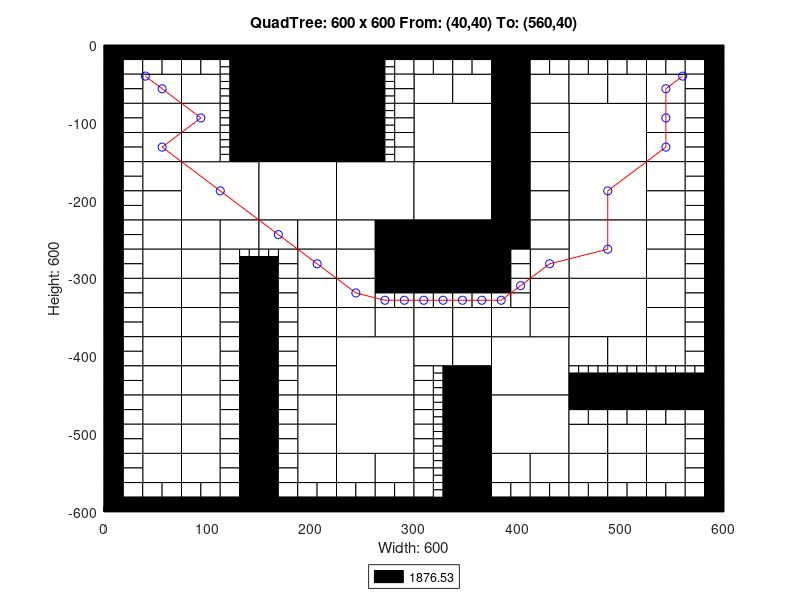

The MATLAB script that drew this image:
axis([0 600 -600 0]);
title('QuadTree: 600 x 600 From: (40,40) To: (560,40)');
xlabel('Width: 600');
ylabel('Height: 600');
rectangle('Position',[150 -75 75 75], 'FaceColor',[0 0 0]);
rectangle('Position',[150 -150 75 75], 'FaceColor',[0 0 0]);
rectangle('Position',[75 -225 75 75], 'FaceColor',[1 1 1]);
rectangle('Position',[150 -225 75 75], 'FaceColor',[1 1 1]);
rectangle('Position',[225 -225 75 75], 'FaceColor',[1 1 1]);
rectangle('Position',[300 -150 75 75], 'FaceColor',[1 1 1]);
rectangle('Position',[450 -150 75 75], 'FaceColor',[1 1 1]);
rectangle('Position',[300 -225 75 75], 'FaceColor',[1 1 1]);
rectangle('Position',[300 -300 75 75], 'FaceColor',[0 0 0]);
rectangle('Position',[450 -225 75 75], 'FaceColor',[1 1 1]);
rectangle('Position',[450 -300 75 75], 'FaceColor',[1 1 1]);
rectangle('Position',[225 -450 75 75], 'FaceColor',[1 1 1]);
rectangle('Position',[225 -525 75 75], 'FaceColor',[1 1 1]);
rectangle('Position',[375 -450 75 75], 'FaceColor',[1 1 1]);
rectangle('Position',[450 -375 75 75], 'FaceColor',[1 1 1]);
rectangle('Position',[375 -525 75 75], 'FaceColor',[1 1 1]);
rectangle('Position',[37.5 -75 37.5 37.5], 'FaceColor',[1 1 1]);
rectangle('Position',[75 -75 37.5 37.5], 'FaceColor',[1 1 1]);
rectangle('Position',[37.5 -112.5 37.5 37.5], 'FaceColor',[1 1 1]);
rectangle('Position',[37.5 -150 37.5 37.5], 'FaceColor',[1 1 1]);
rectangle('Position',[75 -112.5 37.5 37.5], 'FaceColor',[1 1 1]);
rectangle('Position',[75 -150 37.5 37.5], 'FaceColor',[1 1 1]);
rectangle('Position',[225 -37.5 37.5 37.5], 'FaceColor',[0 0 0]);
rectangle('Position',[225 -75 37.5 37.5], 'FaceColor',[0 0 0]);
rectangle('Position',[225 -112.5 37.5 37.5], 'FaceColor',[0 0 0]);
rectangle('Position',[225 -150 37.5 37.5], 'FaceColor',[0 0 0]);
rectangle('Position',[37.5 -187.5 37.5 37.5], 'FaceColor',[1 1 1]);
rectangle('Position',[37.5 -225 37.5 37.5], 'FaceColor',[1 1 1]);
rectangle('Position',[37.5 -262.5 37.5 37.5], 'FaceColor',[1 1 1]);
rectangle('Position',[37.5 -300 37.5 37.5], 'FaceColor',[1 1 1]);
rectangle('Position',[75 -262.5 37.5 37.5], 'FaceColor',[1 1 1]);
rectangle('Position',[112.5 -262.5 37.5 37.5], 'FaceColor',[1 1 1]);
rectangle('Position',[75 -300 37.5 37.5], 'FaceColor',[1 1 1]);
rectangle('Position',[150 -262.5 37.5 37.5], 'FaceColor',[1 1 1]);
rectangle('Position',[187.5 -262.5 37.5 37.5], 'FaceColor',[1 1 1]);
rectangle('Position',[187.5 -300 37.5 37.5], 'FaceColor',[1 1 1]);
rectangle('Position',[225 -262.5 37.5 37.5], 'FaceColor',[1 1 1]);
rectangle('Position',[262.5 -262.5 37.5 37.5], 'FaceColor',[0 0 0]);
rectangle('Position',[225 -300 37.5 37.5], 'FaceColor',[1 1 1]);
rectangle('Position',[262.5 -300 37.5 37.5], 'FaceColor',[0 0 0]);
rectangle('Position',[300 -75 37.5 37.5], 'FaceColor',[1 1 1]);
rectangle('Position',[337.5 -75 37.5 37.5], 'FaceColor',[1 1 1]);
rectangle('Position',[375 -37.5 37.5 37.5], 'FaceColor',[0 0 0]);
rectangle('Position',[375 -75 37.5 37.5], 'FaceColor',[0 0 0]);
rectangle('Position',[412.5 -75 37.5 37.5], 'FaceColor',[1 1 1]);
rectangle('Position',[375 -112.5 37.5 37.5], 'FaceColor',[0 0 0]);
rectangle('Position',[412.5 -112.5 37.5 37.5], 'FaceColor',[1 1 1]);
rectangle('Position',[375 -150 37.5 37.5], 'FaceColor',[0 0 0]);
rectangle('Position',[412.5 -150 37.5 37.5], 'FaceColor',[1 1 1]);
rectangle('Position',[450 -75 37.5 37.5], 'FaceColor',[1 1 1]);
rectangle('Position',[487.5 -75 37.5 37.5], 'FaceColor',[1 1 1]);
rectangle('Position',[525 -75 37.5 37.5], 'FaceColor',[1 1 1]);
rectangle('Position',[525 -112.5 37.5 37.5], 'FaceColor',[1 1 1]);
rectangle('Position',[525 -150 37.5 37.5], 'FaceColor',[1 1 1]);
rectangle('Position',[375 -187.5 37.5 37.5], 'FaceColor',[0 0 0]);
rectangle('Position',[412.5 -187.5 37.5 37.5], 'FaceColor',[1 1 1]);
rectangle('Position',[375 -225 37.5 37.5], 'FaceColor',[0 0 0]);
rectangle('Position',[412.5 -225 37.5 37.5], 'FaceColor',[1 1 1]);
rectangle('Position',[375 -262.5 37.5 37.5], 'FaceColor',[0 0 0]);
rectangle('Position',[412.5 -262.5 37.5 37.5], 'FaceColor',[1 1 1]);
rectangle('Position',[412.5 -300 37.5 37.5], 'FaceColor',[1 1 1]);
rectangle('Position',[525 -187.5 37.5 37.5], 'FaceColor',[1 1 1]);
rectangle('Position',[525 -225 37.5 37.5], 'FaceColor',[1 1 1]);
rectangle('Position',[525 -262.5 37.5 37.5], 'FaceColor',[1 1 1]);
rectangle('Position',[525 -300 37.5 37.5], 'FaceColor',[1 1 1]);
rectangle('Position',[37.5 -337.5 37.5 37.5], 'FaceColor',[1 1 1]);
rectangle('Position',[37.5 -375 37.5 37.5], 'FaceColor',[1 1 1]);
rectangle('Position',[75 -337.5 37.5 37.5], 'FaceColor',[1 1 1]);
rectangle('Position',[75 -375 37.5 37.5], 'FaceColor',[1 1 1]);
rectangle('Position',[37.5 -412.5 37.5 37.5], 'FaceColor',[1 1 1]);
rectangle('Position',[37.5 -450 37.5 37.5], 'FaceColor',[1 1 1]);
rectangle('Position',[75 -412.5 37.5 37.5], 'FaceColor',[1 1 1]);
rectangle('Position',[75 -450 37.5 37.5], 'FaceColor',[1 1 1]);
rectangle('Position',[187.5 -337.5 37.5 37.5], 'FaceColor',[1 1 1]);
rectangle('Position',[187.5 -375 37.5 37.5], 'FaceColor',[1 1 1]);
rectangle('Position',[225 -337.5 37.5 37.5], 'FaceColor',[1 1 1]);
rectangle('Position',[225 -375 37.5 37.5], 'FaceColor',[1 1 1]);
rectangle('Position',[262.5 -375 37.5 37.5], 'FaceColor',[1 1 1]);
rectangle('Position',[187.5 -412.5 37.5 37.5], 'FaceColor',[1 1 1]);
rectangle('Position',[187.5 -450 37.5 37.5], 'FaceColor',[1 1 1]);
rectangle('Position',[37.5 -487.5 37.5 37.5], 'FaceColor',[1 1 1]);
rectangle('Position',[37.5 -525 37.5 37.5], 'FaceColor',[1 1 1]);
rectangle('Position',[75 -487.5 37.5 37.5], 'FaceColor',[1 1 1]);
rectangle('Position',[75 -525 37.5 37.5], 'FaceColor',[1 1 1]);
rectangle('Position',[37.5 -562.5 37.5 37.5], 'FaceColor',[1 1 1]);
rectangle('Position',[75 -562.5 37.5 37.5], 'FaceColor',[1 1 1]);
rectangle('Position',[187.5 -487.5 37.5 37.5], 'FaceColor',[1 1 1]);
rectangle('Position',[187.5 -525 37.5 37.5], 'FaceColor',[1 1 1]);
rectangle('Position',[187.5 -562.5 37.5 37.5], 'FaceColor',[1 1 1]);
rectangle('Position',[225 -562.5 37.5 37.5], 'FaceColor',[1 1 1]);
rectangle('Position',[262.5 -562.5 37.5 37.5], 'FaceColor',[1 1 1]);
rectangle('Position',[300 -375 37.5 37.5], 'FaceColor',[1 1 1]);
rectangle('Position',[337.5 -375 37.5 37.5], 'FaceColor',[1 1 1]);
rectangle('Position',[412.5 -337.5 37.5 37.5], 'FaceColor',[1 1 1]);
rectangle('Position',[375 -375 37.5 37.5], 'FaceColor',[1 1 1]);
rectangle('Position',[412.5 -375 37.5 37.5], 'FaceColor',[1 1 1]);
rectangle('Position',[300 -412.5 37.5 37.5], 'FaceColor',[1 1 1]);
rectangle('Position',[337.5 -412.5 37.5 37.5], 'FaceColor',[1 1 1]);
rectangle('Position',[337.5 -450 37.5 37.5], 'FaceColor',[0 0 0]);
rectangle('Position',[525 -337.5 37.5 37.5], 'FaceColor',[1 1 1]);
rectangle('Position',[525 -375 37.5 37.5], 'FaceColor',[1 1 1]);
rectangle('Position',[450 -412.5 37.5 37.5], 'FaceColor',[1 1 1]);
rectangle('Position',[487.5 -412.5 37.5 37.5], 'FaceColor',[1 1 1]);
rectangle('Position',[525 -412.5 37.5 37.5], 'FaceColor',[1 1 1]);
rectangle('Position',[337.5 -487.5 37.5 37.5], 'FaceColor',[0 0 0]);
rectangle('Position',[337.5 -525 37.5 37.5], 'FaceColor',[0 0 0]);
rectangle('Position',[337.5 -562.5 37.5 37.5], 'FaceColor',[0 0 0]);
rectangle('Position',[337.5 -600 37.5 37.5], 'FaceColor',[0 0 0]);
rectangle('Position',[375 -562.5 37.5 37.5], 'FaceColor',[1 1 1]);
rectangle('Position',[412.5 -562.5 37.5 37.5], 'FaceColor',[1 1 1]);
rectangle('Position',[450 -525 37.5 37.5], 'FaceColor',[1 1 1]);
rectangle('Position',[487.5 -525 37.5 37.5], 'FaceColor',[1 1 1]);
rectangle('Position',[525 -525 37.5 37.5], 'FaceColor',[1 1 1]);
rectangle('Position',[450 -562.5 37.5 37.5], 'FaceColor',[1 1 1]);
rectangle('Position',[487.5 -562.5 37.5 37.5], 'FaceColor',[1 1 1]);
rectangle('Position',[525 -562.5 37.5 37.5], 'FaceColor',[1 1 1]);
rectangle('Position',[0 -18.75 18.75 18.75], 'FaceColor',[0 0 0]);
rectangle('Position',[18.75 -18.75 18.75 18.75], 'FaceColor',[0 0 0]);
rectangle('Position',[0 -37.5 18.75 18.75], 'FaceColor',[0 0 0]);
rectangle('Position',[18.75 -37.5 18.75 18.75], 'FaceColor',[1 1 1]);
rectangle('Position',[37.5 -18.75 18.75 18.75], 'FaceColor',[0 0 0]);
rectangle('Position',[56.25 -18.75 18.75 18.75], 'FaceColor',[0 0 0]);
rectangle('Position',[37.5 -37.5 18.75 18.75], 'FaceColor',[1 1 1]);
rectangle('Position',[56.25 -37.5 18.75 18.75], 'FaceColor',[1 1 1]);
rectangle('Position',[0 -56.25 18.75 18.75], 'FaceColor',[0 0 0]);
rectangle('Position',[18.75 -56.25 18.75 18.75], 'FaceColor',[1 1 1]);
rectangle('Position',[0 -75 18.75 18.75], 'FaceColor',[0 0 0]);
rectangle('Position',[18.75 -75 18.75 18.75], 'FaceColor',[1 1 1]);
rectangle('Position',[75 -18.75 18.75 18.75], 'FaceColor',[0 0 0]);
rectangle('Position',[93.75 -18.75 18.75 18.75], 'FaceColor',[0 0 0]);
rectangle('Position',[75 -37.5 18.75 18.75], 'FaceColor',[1 1 1]);
rectangle('Position',[93.75 -37.5 18.75 18.75], 'FaceColor',[1 1 1]);
rectangle('Position',[112.5 -18.75 18.75 18.75], 'FaceColor',[0 0 0]);
rectangle('Position',[131.25 -18.75 18.75 18.75], 'FaceColor',[0 0 0]);
rectangle('Position',[131.25 -37.5 18.75 18.75], 'FaceColor',[0 0 0]);
rectangle('Position',[131.25 -56.25 18.75 18.75], 'FaceColor',[0 0 0]);
rectangle('Position',[131.25 -75 18.75 18.75], 'FaceColor',[0 0 0]);
rectangle('Position',[0 -93.75 18.75 18.75], 'FaceColor',[0 0 0]);
rectangle('Position',[18.75 -93.75 18.75 18.75], 'FaceColor',[1 1 1]);
rectangle('Position',[0 -112.5 18.75 18.75], 'FaceColor',[0 0 0]);
rectangle('Position',[18.75 -112.5 18.75 18.75], 'FaceColor',[1 1 1]);
rectangle('Position',[0 -131.25 18.75 18.75], 'FaceColor',[0 0 0]);
rectangle('Position',[18.75 -131.25 18.75 18.75], 'FaceColor',[1 1 1]);
rectangle('Position',[0 -150 18.75 18.75], 'FaceColor',[0 0 0]);
rectangle('Position',[18.75 -150 18.75 18.75], 'FaceColor',[1 1 1]);
rectangle('Position',[131.25 -93.75 18.75 18.75], 'FaceColor',[0 0 0]);
rectangle('Position',[131.25 -112.5 18.75 18.75], 'FaceColor',[0 0 0]);
rectangle('Position',[131.25 -131.25 18.75 18.75], 'FaceColor',[0 0 0]);
rectangle('Position',[131.25 -150 18.75 18.75], 'FaceColor',[0 0 0]);
rectangle('Position',[262.5 -18.75 18.75 18.75], 'FaceColor',[0 0 0]);
rectangle('Position',[281.25 -18.75 18.75 18.75], 'FaceColor',[0 0 0]);
rectangle('Position',[281.25 -37.5 18.75 18.75], 'FaceColor',[1 1 1]);
rectangle('Position',[281.25 -56.25 18.75 18.75], 'FaceColor',[1 1 1]);
rectangle('Position',[281.25 -75 18.75 18.75], 'FaceColor',[1 1 1]);
rectangle('Position',[281.25 -93.75 18.75 18.75], 'FaceColor',[1 1 1]);
rectangle('Position',[281.25 -112.5 18.75 18.75], 'FaceColor',[1 1 1]);
rectangle('Position',[281.25 -131.25 18.75 18.75], 'FaceColor',[1 1 1]);
rectangle('Position',[281.25 -150 18.75 18.75], 'FaceColor',[1 1 1]);
rectangle('Position',[0 -168.75 18.75 18.75], 'FaceColor',[0 0 0]);
rectangle('Position',[18.75 -168.75 18.75 18.75], 'FaceColor',[1 1 1]);
rectangle('Position',[0 -187.5 18.75 18.75], 'FaceColor',[0 0 0]);
rectangle('Position',[18.75 -187.5 18.75 18.75], 'FaceColor',[1 1 1]);
rectangle('Position',[0 -206.25 18.75 18.75], 'FaceColor',[0 0 0]);
rectangle('Position',[18.75 -206.25 18.75 18.75], 'FaceColor',[1 1 1]);
rectangle('Position',[0 -225 18.75 18.75], 'FaceColor',[0 0 0]);
rectangle('Position',[18.75 -225 18.75 18.75], 'FaceColor',[1 1 1]);
rectangle('Position',[0 -243.75 18.75 18.75], 'FaceColor',[0 0 0]);
rectangle('Position',[18.75 -243.75 18.75 18.75], 'FaceColor',[1 1 1]);
rectangle('Position',[0 -262.5 18.75 18.75], 'FaceColor',[0 0 0]);
rectangle('Position',[18.75 -262.5 18.75 18.75], 'FaceColor',[1 1 1]);
rectangle('Position',[0 -281.25 18.75 18.75], 'FaceColor',[0 0 0]);
rectangle('Position',[18.75 -281.25 18.75 18.75], 'FaceColor',[1 1 1]);
rectangle('Position',[0 -300 18.75 18.75], 'FaceColor',[0 0 0]);
rectangle('Position',[18.75 -300 18.75 18.75], 'FaceColor',[1 1 1]);
rectangle('Position',[112.5 -281.25 18.75 18.75], 'FaceColor',[1 1 1]);
rectangle('Position',[112.5 -300 18.75 18.75], 'FaceColor',[1 1 1]);
rectangle('Position',[131.25 -300 18.75 18.75], 'FaceColor',[0 0 0]);
rectangle('Position',[168.75 -281.25 18.75 18.75], 'FaceColor',[1 1 1]);
rectangle('Position',[150 -300 18.75 18.75], 'FaceColor',[0 0 0]);
rectangle('Position',[168.75 -300 18.75 18.75], 'FaceColor',[1 1 1]);
rectangle('Position',[300 -18.75 18.75 18.75], 'FaceColor',[0 0 0]);
rectangle('Position',[318.75 -18.75 18.75 18.75], 'FaceColor',[0 0 0]);
rectangle('Position',[300 -37.5 18.75 18.75], 'FaceColor',[1 1 1]);
rectangle('Position',[318.75 -37.5 18.75 18.75], 'FaceColor',[1 1 1]);
rectangle('Position',[337.5 -18.75 18.75 18.75], 'FaceColor',[0 0 0]);
rectangle('Position',[356.25 -18.75 18.75 18.75], 'FaceColor',[0 0 0]);
rectangle('Position',[337.5 -37.5 18.75 18.75], 'FaceColor',[1 1 1]);
rectangle('Position',[356.25 -37.5 18.75 18.75], 'FaceColor',[1 1 1]);
rectangle('Position',[412.5 -18.75 18.75 18.75], 'FaceColor',[0 0 0]);
rectangle('Position',[431.25 -18.75 18.75 18.75], 'FaceColor',[0 0 0]);
rectangle('Position',[412.5 -37.5 18.75 18.75], 'FaceColor',[1 1 1]);
rectangle('Position',[431.25 -37.5 18.75 18.75], 'FaceColor',[1 1 1]);
rectangle('Position',[450 -18.75 18.75 18.75], 'FaceColor',[0 0 0]);
rectangle('Position',[468.75 -18.75 18.75 18.75], 'FaceColor',[0 0 0]);
rectangle('Position',[450 -37.5 18.75 18.75], 'FaceColor',[1 1 1]);
rectangle('Position',[468.75 -37.5 18.75 18.75], 'FaceColor',[1 1 1]);
rectangle('Position',[487.5 -18.75 18.75 18.75], 'FaceColor',[0 0 0]);
rectangle('Position',[506.25 -18.75 18.75 18.75], 'FaceColor',[0 0 0]);
rectangle('Position',[487.5 -37.5 18.75 18.75], 'FaceColor',[1 1 1]);
rectangle('Position',[506.25 -37.5 18.75 18.75], 'FaceColor',[1 1 1]);
rectangle('Position',[525 -18.75 18.75 18.75], 'FaceColor',[0 0 0]);
rectangle('Position',[543.75 -18.75 18.75 18.75], 'FaceColor',[0 0 0]);
rectangle('Position',[525 -37.5 18.75 18.75], 'FaceColor',[1 1 1]);
rectangle('Position',[543.75 -37.5 18.75 18.75], 'FaceColor',[1 1 1]);
rectangle('Position',[562.5 -18.75 18.75 18.75], 'FaceColor',[0 0 0]);
rectangle('Position',[581.25 -18.75 18.75 18.75], 'FaceColor',[0 0 0]);
rectangle('Position',[562.5 -37.5 18.75 18.75], 'FaceColor',[1 1 1]);
rectangle('Position',[581.25 -37.5 18.75 18.75], 'FaceColor',[0 0 0]);
rectangle('Position',[562.5 -56.25 18.75 18.75], 'FaceColor',[1 1 1]);
rectangle('Position',[581.25 -56.25 18.75 18.75], 'FaceColor',[0 0 0]);
rectangle('Position',[562.5 -75 18.75 18.75], 'FaceColor',[1 1 1]);
rectangle('Position',[581.25 -75 18.75 18.75], 'FaceColor',[0 0 0]);
rectangle('Position',[562.5 -93.75 18.75 18.75], 'FaceColor',[1 1 1]);
rectangle('Position',[581.25 -93.75 18.75 18.75], 'FaceColor',[0 0 0]);
rectangle('Position',[562.5 -112.5 18.75 18.75], 'FaceColor',[1 1 1]);
rectangle('Position',[581.25 -112.5 18.75 18.75], 'FaceColor',[0 0 0]);
rectangle('Position',[562.5 -131.25 18.75 18.75], 'FaceColor',[1 1 1]);
rectangle('Position',[581.25 -131.25 18.75 18.75], 'FaceColor',[0 0 0]);
rectangle('Position',[562.5 -150 18.75 18.75], 'FaceColor',[1 1 1]);
rectangle('Position',[581.25 -150 18.75 18.75], 'FaceColor',[0 0 0]);
rectangle('Position',[375 -281.25 18.75 18.75], 'FaceColor',[0 0 0]);
rectangle('Position',[393.75 -281.25 18.75 18.75], 'FaceColor',[1 1 1]);
rectangle('Position',[375 -300 18.75 18.75], 'FaceColor',[0 0 0]);
rectangle('Position',[393.75 -300 18.75 18.75], 'FaceColor',[1 1 1]);
rectangle('Position',[562.5 -168.75 18.75 18.75], 'FaceColor',[1 1 1]);
rectangle('Position',[581.25 -168.75 18.75 18.75], 'FaceColor',[0 0 0]);
rectangle('Position',[562.5 -187.5 18.75 18.75], 'FaceColor',[1 1 1]);
rectangle('Position',[581.25 -187.5 18.75 18.75], 'FaceColor',[0 0 0]);
rectangle('Position',[562.5 -206.25 18.75 18.75], 'FaceColor',[1 1 1]);
rectangle('Position',[581.25 -206.25 18.75 18.75], 'FaceColor',[0 0 0]);
rectangle('Position',[562.5 -225 18.75 18.75], 'FaceColor',[1 1 1]);
rectangle('Position',[581.25 -225 18.75 18.75], 'FaceColor',[0 0 0]);
rectangle('Position',[562.5 -243.75 18.75 18.75], 'FaceColor',[1 1 1]);
rectangle('Position',[581.25 -243.75 18.75 18.75], 'FaceColor',[0 0 0]);
rectangle('Position',[562.5 -262.5 18.75 18.75], 'FaceColor',[1 1 1]);
rectangle('Position',[581.25 -262.5 18.75 18.75], 'FaceColor',[0 0 0]);
rectangle('Position',[562.5 -281.25 18.75 18.75], 'FaceColor',[1 1 1]);
rectangle('Position',[581.25 -281.25 18.75 18.75], 'FaceColor',[0 0 0]);
rectangle('Position',[562.5 -300 18.75 18.75], 'FaceColor',[1 1 1]);
rectangle('Position',[581.25 -300 18.75 18.75], 'FaceColor',[0 0 0]);
rectangle('Position',[0 -318.75 18.75 18.75], 'FaceColor',[0 0 0]);
rectangle('Position',[18.75 -318.75 18.75 18.75], 'FaceColor',[1 1 1]);
rectangle('Position',[0 -337.5 18.75 18.75], 'FaceColor',[0 0 0]);
rectangle('Position',[18.75 -337.5 18.75 18.75], 'FaceColor',[1 1 1]);
rectangle('Position',[0 -356.25 18.75 18.75], 'FaceColor',[0 0 0]);
rectangle('Position',[18.75 -356.25 18.75 18.75], 'FaceColor',[1 1 1]);
rectangle('Position',[0 -375 18.75 18.75], 'FaceColor',[0 0 0]);
rectangle('Position',[18.75 -375 18.75 18.75], 'FaceColor',[1 1 1]);
rectangle('Position',[112.5 -318.75 18.75 18.75], 'FaceColor',[1 1 1]);
rectangle('Position',[131.25 -318.75 18.75 18.75], 'FaceColor',[0 0 0]);
rectangle('Position',[112.5 -337.5 18.75 18.75], 'FaceColor',[1 1 1]);
rectangle('Position',[131.25 -337.5 18.75 18.75], 'FaceColor',[0 0 0]);
rectangle('Position',[112.5 -356.25 18.75 18.75], 'FaceColor',[1 1 1]);
rectangle('Position',[131.25 -356.25 18.75 18.75], 'FaceColor',[0 0 0]);
rectangle('Position',[112.5 -375 18.75 18.75], 'FaceColor',[1 1 1]);
rectangle('Position',[131.25 -375 18.75 18.75], 'FaceColor',[0 0 0]);
rectangle('Position',[0 -393.75 18.75 18.75], 'FaceColor',[0 0 0]);
rectangle('Position',[18.75 -393.75 18.75 18.75], 'FaceColor',[1 1 1]);
rectangle('Position',[0 -412.5 18.75 18.75], 'FaceColor',[0 0 0]);
rectangle('Position',[18.75 -412.5 18.75 18.75], 'FaceColor',[1 1 1]);
rectangle('Position',[0 -431.25 18.75 18.75], 'FaceColor',[0 0 0]);
rectangle('Position',[18.75 -431.25 18.75 18.75], 'FaceColor',[1 1 1]);
rectangle('Position',[0 -450 18.75 18.75], 'FaceColor',[0 0 0]);
rectangle('Position',[18.75 -450 18.75 18.75], 'FaceColor',[1 1 1]);
rectangle('Position',[112.5 -393.75 18.75 18.75], 'FaceColor',[1 1 1]);
rectangle('Position',[131.25 -393.75 18.75 18.75], 'FaceColor',[0 0 0]);
rectangle('Position',[112.5 -412.5 18.75 18.75], 'FaceColor',[1 1 1]);
rectangle('Position',[131.25 -412.5 18.75 18.75], 'FaceColor',[0 0 0]);
rectangle('Position',[112.5 -431.25 18.75 18.75], 'FaceColor',[1 1 1]);
rectangle('Position',[131.25 -431.25 18.75 18.75], 'FaceColor',[0 0 0]);
rectangle('Position',[112.5 -450 18.75 18.75], 'FaceColor',[1 1 1]);
rectangle('Position',[131.25 -450 18.75 18.75], 'FaceColor',[0 0 0]);
rectangle('Position',[150 -318.75 18.75 18.75], 'FaceColor',[0 0 0]);
rectangle('Position',[168.75 -318.75 18.75 18.75], 'FaceColor',[1 1 1]);
rectangle('Position',[150 -337.5 18.75 18.75], 'FaceColor',[0 0 0]);
rectangle('Position',[168.75 -337.5 18.75 18.75], 'FaceColor',[1 1 1]);
rectangle('Position',[150 -356.25 18.75 18.75], 'FaceColor',[0 0 0]);
rectangle('Position',[168.75 -356.25 18.75 18.75], 'FaceColor',[1 1 1]);
rectangle('Position',[150 -375 18.75 18.75], 'FaceColor',[0 0 0]);
rectangle('Position',[168.75 -375 18.75 18.75], 'FaceColor',[1 1 1]);
rectangle('Position',[262.5 -318.75 18.75 18.75], 'FaceColor',[0 0 0]);
rectangle('Position',[281.25 -318.75 18.75 18.75], 'FaceColor',[0 0 0]);
rectangle('Position',[262.5 -337.5 18.75 18.75], 'FaceColor',[1 1 1]);
rectangle('Position',[281.25 -337.5 18.75 18.75], 'FaceColor',[1 1 1]);
rectangle('Position',[150 -393.75 18.75 18.75], 'FaceColor',[0 0 0]);
rectangle('Position',[168.75 -393.75 18.75 18.75], 'FaceColor',[1 1 1]);
rectangle('Position',[150 -412.5 18.75 18.75], 'FaceColor',[0 0 0]);
rectangle('Position',[168.75 -412.5 18.75 18.75], 'FaceColor',[1 1 1]);
rectangle('Position',[150 -431.25 18.75 18.75], 'FaceColor',[0 0 0]);
rectangle('Position',[168.75 -431.25 18.75 18.75], 'FaceColor',[1 1 1]);
rectangle('Position',[150 -450 18.75 18.75], 'FaceColor',[0 0 0]);
rectangle('Position',[168.75 -450 18.75 18.75], 'FaceColor',[1 1 1]);
rectangle('Position',[0 -468.75 18.75 18.75], 'FaceColor',[0 0 0]);
rectangle('Position',[18.75 -468.75 18.75 18.75], 'FaceColor',[1 1 1]);
rectangle('Position',[0 -487.5 18.75 18.75], 'FaceColor',[0 0 0]);
rectangle('Position',[18.75 -487.5 18.75 18.75], 'FaceColor',[1 1 1]);
rectangle('Position',[0 -506.25 18.75 18.75], 'FaceColor',[0 0 0]);
rectangle('Position',[18.75 -506.25 18.75 18.75], 'FaceColor',[1 1 1]);
rectangle('Position',[0 -525 18.75 18.75], 'FaceColor',[0 0 0]);
rectangle('Position',[18.75 -525 18.75 18.75], 'FaceColor',[1 1 1]);
rectangle('Position',[112.5 -468.75 18.75 18.75], 'FaceColor',[1 1 1]);
rectangle('Position',[131.25 -468.75 18.75 18.75], 'FaceColor',[0 0 0]);
rectangle('Position',[112.5 -487.5 18.75 18.75], 'FaceColor',[1 1 1]);
rectangle('Position',[131.25 -487.5 18.75 18.75], 'FaceColor',[0 0 0]);
rectangle('Position',[112.5 -506.25 18.75 18.75], 'FaceColor',[1 1 1]);
rectangle('Position',[131.25 -506.25 18.75 18.75], 'FaceColor',[0 0 0]);
rectangle('Position',[112.5 -525 18.75 18.75], 'FaceColor',[1 1 1]);
rectangle('Position',[131.25 -525 18.75 18.75], 'FaceColor',[0 0 0]);
rectangle('Position',[0 -543.75 18.75 18.75], 'FaceColor',[0 0 0]);
rectangle('Position',[18.75 -543.75 18.75 18.75], 'FaceColor',[1 1 1]);
rectangle('Position',[0 -562.5 18.75 18.75], 'FaceColor',[0 0 0]);
rectangle('Position',[18.75 -562.5 18.75 18.75], 'FaceColor',[1 1 1]);
rectangle('Position',[0 -581.25 18.75 18.75], 'FaceColor',[0 0 0]);
rectangle('Position',[18.75 -581.25 18.75 18.75], 'FaceColor',[1 1 1]);
rectangle('Position',[0 -600 18.75 18.75], 'FaceColor',[0 0 0]);
rectangle('Position',[18.75 -600 18.75 18.75], 'FaceColor',[0 0 0]);
rectangle('Position',[37.5 -581.25 18.75 18.75], 'FaceColor',[1 1 1]);
rectangle('Position',[56.25 -581.25 18.75 18.75], 'FaceColor',[1 1 1]);
rectangle('Position',[37.5 -600 18.75 18.75], 'FaceColor',[0 0 0]);
rectangle('Position',[56.25 -600 18.75 18.75], 'FaceColor',[0 0 0]);
rectangle('Position',[112.5 -543.75 18.75 18.75], 'FaceColor',[1 1 1]);
rectangle('Position',[131.25 -543.75 18.75 18.75], 'FaceColor',[0 0 0]);
rectangle('Position',[112.5 -562.5 18.75 18.75], 'FaceColor',[1 1 1]);
rectangle('Position',[131.25 -562.5 18.75 18.75], 'FaceColor',[0 0 0]);
rectangle('Position',[75 -581.25 18.75 18.75], 'FaceColor',[1 1 1]);
rectangle('Position',[93.75 -581.25 18.75 18.75], 'FaceColor',[1 1 1]);
rectangle('Position',[75 -600 18.75 18.75], 'FaceColor',[0 0 0]);
rectangle('Position',[93.75 -600 18.75 18.75], 'FaceColor',[0 0 0]);
rectangle('Position',[112.5 -581.25 18.75 18.75], 'FaceColor',[1 1 1]);
rectangle('Position',[131.25 -581.25 18.75 18.75], 'FaceColor',[0 0 0]);
rectangle('Position',[112.5 -600 18.75 18.75], 'FaceColor',[0 0 0]);
rectangle('Position',[131.25 -600 18.75 18.75], 'FaceColor',[0 0 0]);
rectangle('Position',[150 -468.75 18.75 18.75], 'FaceColor',[0 0 0]);
rectangle('Position',[168.75 -468.75 18.75 18.75], 'FaceColor',[1 1 1]);
rectangle('Position',[150 -487.5 18.75 18.75], 'FaceColor',[0 0 0]);
rectangle('Position',[168.75 -487.5 18.75 18.75], 'FaceColor',[1 1 1]);
rectangle('Position',[150 -506.25 18.75 18.75], 'FaceColor',[0 0 0]);
rectangle('Position',[168.75 -506.25 18.75 18.75], 'FaceColor',[1 1 1]);
rectangle('Position',[150 -525 18.75 18.75], 'FaceColor',[0 0 0]);
rectangle('Position',[168.75 -525 18.75 18.75], 'FaceColor',[1 1 1]);
rectangle('Position',[150 -543.75 18.75 18.75], 'FaceColor',[0 0 0]);
rectangle('Position',[168.75 -543.75 18.75 18.75], 'FaceColor',[1 1 1]);
rectangle('Position',[150 -562.5 18.75 18.75], 'FaceColor',[0 0 0]);
rectangle('Position',[168.75 -562.5 18.75 18.75], 'FaceColor',[1 1 1]);
rectangle('Position',[150 -581.25 18.75 18.75], 'FaceColor',[0 0 0]);
rectangle('Position',[168.75 -581.25 18.75 18.75], 'FaceColor',[1 1 1]);
rectangle('Position',[150 -600 18.75 18.75], 'FaceColor',[0 0 0]);
rectangle('Position',[168.75 -600 18.75 18.75], 'FaceColor',[0 0 0]);
rectangle('Position',[187.5 -581.25 18.75 18.75], 'FaceColor',[1 1 1]);
rectangle('Position',[206.25 -581.25 18.75 18.75], 'FaceColor',[1 1 1]);
rectangle('Position',[187.5 -600 18.75 18.75], 'FaceColor',[0 0 0]);
rectangle('Position',[206.25 -600 18.75 18.75], 'FaceColor',[0 0 0]);
rectangle('Position',[225 -581.25 18.75 18.75], 'FaceColor',[1 1 1]);
rectangle('Position',[243.75 -581.25 18.75 18.75], 'FaceColor',[1 1 1]);
rectangle('Position',[225 -600 18.75 18.75], 'FaceColor',[0 0 0]);
rectangle('Position',[243.75 -600 18.75 18.75], 'FaceColor',[0 0 0]);
rectangle('Position',[262.5 -581.25 18.75 18.75], 'FaceColor',[1 1 1]);
rectangle('Position',[281.25 -581.25 18.75 18.75], 'FaceColor',[1 1 1]);
rectangle('Position',[262.5 -600 18.75 18.75], 'FaceColor',[0 0 0]);
rectangle('Position',[281.25 -600 18.75 18.75], 'FaceColor',[0 0 0]);
rectangle('Position',[300 -318.75 18.75 18.75], 'FaceColor',[0 0 0]);
rectangle('Position',[318.75 -318.75 18.75 18.75], 'FaceColor',[0 0 0]);
rectangle('Position',[300 -337.5 18.75 18.75], 'FaceColor',[1 1 1]);
rectangle('Position',[318.75 -337.5 18.75 18.75], 'FaceColor',[1 1 1]);
rectangle('Position',[337.5 -318.75 18.75 18.75], 'FaceColor',[0 0 0]);
rectangle('Position',[356.25 -318.75 18.75 18.75], 'FaceColor',[0 0 0]);
rectangle('Position',[337.5 -337.5 18.75 18.75], 'FaceColor',[1 1 1]);
rectangle('Position',[356.25 -337.5 18.75 18.75], 'FaceColor',[1 1 1]);
rectangle('Position',[375 -318.75 18.75 18.75], 'FaceColor',[0 0 0]);
rectangle('Position',[393.75 -318.75 18.75 18.75], 'FaceColor',[1 1 1]);
rectangle('Position',[375 -337.5 18.75 18.75], 'FaceColor',[1 1 1]);
rectangle('Position',[393.75 -337.5 18.75 18.75], 'FaceColor',[1 1 1]);
rectangle('Position',[300 -431.25 18.75 18.75], 'FaceColor',[1 1 1]);
rectangle('Position',[300 -450 18.75 18.75], 'FaceColor',[1 1 1]);
rectangle('Position',[562.5 -318.75 18.75 18.75], 'FaceColor',[1 1 1]);
rectangle('Position',[581.25 -318.75 18.75 18.75], 'FaceColor',[0 0 0]);
rectangle('Position',[562.5 -337.5 18.75 18.75], 'FaceColor',[1 1 1]);
rectangle('Position',[581.25 -337.5 18.75 18.75], 'FaceColor',[0 0 0]);
rectangle('Position',[562.5 -356.25 18.75 18.75], 'FaceColor',[1 1 1]);
rectangle('Position',[581.25 -356.25 18.75 18.75], 'FaceColor',[0 0 0]);
rectangle('Position',[562.5 -375 18.75 18.75], 'FaceColor',[1 1 1]);
rectangle('Position',[581.25 -375 18.75 18.75], 'FaceColor',[0 0 0]);
rectangle('Position',[450 -450 18.75 18.75], 'FaceColor',[0 0 0]);
rectangle('Position',[468.75 -450 18.75 18.75], 'FaceColor',[0 0 0]);
rectangle('Position',[487.5 -450 18.75 18.75], 'FaceColor',[0 0 0]);
rectangle('Position',[506.25 -450 18.75 18.75], 'FaceColor',[0 0 0]);
rectangle('Position',[562.5 -393.75 18.75 18.75], 'FaceColor',[1 1 1]);
rectangle('Position',[581.25 -393.75 18.75 18.75], 'FaceColor',[0 0 0]);
rectangle('Position',[562.5 -412.5 18.75 18.75], 'FaceColor',[1 1 1]);
rectangle('Position',[581.25 -412.5 18.75 18.75], 'FaceColor',[0 0 0]);
rectangle('Position',[525 -450 18.75 18.75], 'FaceColor',[0 0 0]);
rectangle('Position',[543.75 -450 18.75 18.75], 'FaceColor',[0 0 0]);
rectangle('Position',[581.25 -431.25 18.75 18.75], 'FaceColor',[0 0 0]);
rectangle('Position',[562.5 -450 18.75 18.75], 'FaceColor',[0 0 0]);
rectangle('Position',[581.25 -450 18.75 18.75], 'FaceColor',[0 0 0]);
rectangle('Position',[300 -468.75 18.75 18.75], 'FaceColor',[1 1 1]);
rectangle('Position',[300 -487.5 18.75 18.75], 'FaceColor',[1 1 1]);
rectangle('Position',[300 -506.25 18.75 18.75], 'FaceColor',[1 1 1]);
rectangle('Position',[300 -525 18.75 18.75], 'FaceColor',[1 1 1]);
rectangle('Position',[300 -543.75 18.75 18.75], 'FaceColor',[1 1 1]);
rectangle('Position',[300 -562.5 18.75 18.75], 'FaceColor',[1 1 1]);
rectangle('Position',[300 -581.25 18.75 18.75], 'FaceColor',[1 1 1]);
rectangle('Position',[300 -600 18.75 18.75], 'FaceColor',[0 0 0]);
rectangle('Position',[318.75 -600 18.75 18.75], 'FaceColor',[0 0 0]);
rectangle('Position',[375 -581.25 18.75 18.75], 'FaceColor',[1 1 1]);
rectangle('Position',[393.75 -581.25 18.75 18.75], 'FaceColor',[1 1 1]);
rectangle('Position',[375 -600 18.75 18.75], 'FaceColor',[0 0 0]);
rectangle('Position',[393.75 -600 18.75 18.75], 'FaceColor',[0 0 0]);
rectangle('Position',[412.5 -581.25 18.75 18.75], 'FaceColor',[1 1 1]);
rectangle('Position',[431.25 -581.25 18.75 18.75], 'FaceColor',[1 1 1]);
rectangle('Position',[412.5 -600 18.75 18.75], 'FaceColor',[0 0 0]);
rectangle('Position',[431.25 -600 18.75 18.75], 'FaceColor',[0 0 0]);
rectangle('Position',[450 -468.75 18.75 18.75], 'FaceColor',[0 0 0]);
rectangle('Position',[468.75 -468.75 18.75 18.75], 'FaceColor',[0 0 0]);
rectangle('Position',[450 -487.5 18.75 18.75], 'FaceColor',[1 1 1]);
rectangle('Position',[468.75 -487.5 18.75 18.75], 'FaceColor',[1 1 1]);
rectangle('Position',[487.5 -468.75 18.75 18.75], 'FaceColor',[0 0 0]);
rectangle('Position',[506.25 -468.75 18.75 18.75], 'FaceColor',[0 0 0]);
rectangle('Position',[487.5 -487.5 18.75 18.75], 'FaceColor',[1 1 1]);
rectangle('Position',[506.25 -487.5 18.75 18.75], 'FaceColor',[1 1 1]);
rectangle('Position',[525 -468.75 18.75 18.75], 'FaceColor',[0 0 0]);
rectangle('Position',[543.75 -468.75 18.75 18.75], 'FaceColor',[0 0 0]);
rectangle('Position',[525 -487.5 18.75 18.75], 'FaceColor',[1 1 1]);
rectangle('Position',[543.75 -487.5 18.75 18.75], 'FaceColor',[1 1 1]);
rectangle('Position',[562.5 -468.75 18.75 18.75], 'FaceColor',[0 0 0]);
rectangle('Position',[581.25 -468.75 18.75 18.75], 'FaceColor',[0 0 0]);
rectangle('Position',[562.5 -487.5 18.75 18.75], 'FaceColor',[1 1 1]);
rectangle('Position',[581.25 -487.5 18.75 18.75], 'FaceColor',[0 0 0]);
rectangle('Position',[562.5 -506.25 18.75 18.75], 'FaceColor',[1 1 1]);
rectangle('Position',[581.25 -506.25 18.75 18.75], 'FaceColor',[0 0 0]);
rectangle('Position',[562.5 -525 18.75 18.75], 'FaceColor',[1 1 1]);
rectangle('Position',[581.25 -525 18.75 18.75], 'FaceColor',[0 0 0]);
rectangle('Position',[450 -581.25 18.75 18.75], 'FaceColor',[1 1 1]);
rectangle('Position',[468.75 -581.25 18.75 18.75], 'FaceColor',[1 1 1]);
rectangle('Position',[450 -600 18.75 18.75], 'FaceColor',[0 0 0]);
rectangle('Position',[468.75 -600 18.75 18.75], 'FaceColor',[0 0 0]);
rectangle('Position',[487.5 -581.25 18.75 18.75], 'FaceColor',[1 1 1]);
rectangle('Position',[506.25 -581.25 18.75 18.75], 'FaceColor',[1 1 1]);
rectangle('Position',[487.5 -600 18.75 18.75], 'FaceColor',[0 0 0]);
rectangle('Position',[506.25 -600 18.75 18.75], 'FaceColor',[0 0 0]);
rectangle('Position',[562.5 -543.75 18.75 18.75], 'FaceColor',[1 1 1]);
rectangle('Position',[581.25 -543.75 18.75 18.75], 'FaceColor',[0 0 0]);
rectangle('Position',[562.5 -562.5 18.75 18.75], 'FaceColor',[1 1 1]);
rectangle('Position',[581.25 -562.5 18.75 18.75], 'FaceColor',[0 0 0]);
rectangle('Position',[525 -581.25 18.75 18.75], 'FaceColor',[1 1 1]);
rectangle('Position',[543.75 -581.25 18.75 18.75], 'FaceColor',[1 1 1]);
rectangle('Position',[525 -600 18.75 18.75], 'FaceColor',[0 0 0]);
rectangle('Position',[543.75 -600 18.75 18.75], 'FaceColor',[0 0 0]);
rectangle('Position',[562.5 -581.25 18.75 18.75], 'FaceColor',[1 1 1]);
rectangle('Position',[581.25 -581.25 18.75 18.75], 'FaceColor',[0 0 0]);
rectangle('Position',[562.5 -600 18.75 18.75], 'FaceColor',[0 0 0]);
rectangle('Position',[581.25 -600 18.75 18.75], 'FaceColor',[0 0 0]);
rectangle('Position',[112.5 -28.125 9.375 9.375], 'FaceColor',[1 1 1]);
rectangle('Position',[121.875 -28.125 9.375 9.375], 'FaceColor',[0 0 0]);
rectangle('Position',[112.5 -37.5 9.375 9.375], 'FaceColor',[1 1 1]);
rectangle('Position',[121.875 -37.5 9.375 9.375], 'FaceColor',[0 0 0]);
rectangle('Position',[112.5 -46.875 9.375 9.375], 'FaceColor',[1 1 1]);
rectangle('Position',[121.875 -46.875 9.375 9.375], 'FaceColor',[0 0 0]);
rectangle('Position',[112.5 -56.25 9.375 9.375], 'FaceColor',[1 1 1]);
rectangle('Position',[121.875 -56.25 9.375 9.375], 'FaceColor',[0 0 0]);
rectangle('Position',[112.5 -65.625 9.375 9.375], 'FaceColor',[1 1 1]);
rectangle('Position',[121.875 -65.625 9.375 9.375], 'FaceColor',[0 0 0]);
rectangle('Position',[112.5 -75 9.375 9.375], 'FaceColor',[1 1 1]);
rectangle('Position',[121.875 -75 9.375 9.375], 'FaceColor',[0 0 0]);
rectangle('Position',[112.5 -84.375 9.375 9.375], 'FaceColor',[1 1 1]);
rectangle('Position',[121.875 -84.375 9.375 9.375], 'FaceColor',[0 0 0]);
rectangle('Position',[112.5 -93.75 9.375 9.375], 'FaceColor',[1 1 1]);
rectangle('Position',[121.875 -93.75 9.375 9.375], 'FaceColor',[0 0 0]);
rectangle('Position',[112.5 -103.125 9.375 9.375], 'FaceColor',[1 1 1]);
rectangle('Position',[121.875 -103.125 9.375 9.375], 'FaceColor',[0 0 0]);
rectangle('Position',[112.5 -112.5 9.375 9.375], 'FaceColor',[1 1 1]);
rectangle('Position',[121.875 -112.5 9.375 9.375], 'FaceColor',[0 0 0]);
rectangle('Position',[112.5 -121.875 9.375 9.375], 'FaceColor',[1 1 1]);
rectangle('Position',[121.875 -121.875 9.375 9.375], 'FaceColor',[0 0 0]);
rectangle('Position',[112.5 -131.25 9.375 9.375], 'FaceColor',[1 1 1]);
rectangle('Position',[121.875 -131.25 9.375 9.375], 'FaceColor',[0 0 0]);
rectangle('Position',[112.5 -140.625 9.375 9.375], 'FaceColor',[1 1 1]);
rectangle('Position',[121.875 -140.625 9.375 9.375], 'FaceColor',[0 0 0]);
rectangle('Position',[112.5 -150 9.375 9.375], 'FaceColor',[1 1 1]);
rectangle('Position',[121.875 -150 9.375 9.375], 'FaceColor',[0 0 0]);
rectangle('Position',[262.5 -28.125 9.375 9.375], 'FaceColor',[0 0 0]);
rectangle('Position',[271.875 -28.125 9.375 9.375], 'FaceColor',[1 1 1]);
rectangle('Position',[262.5 -37.5 9.375 9.375], 'FaceColor',[0 0 0]);
rectangle('Position',[271.875 -37.5 9.375 9.375], 'FaceColor',[1 1 1]);
rectangle('Position',[262.5 -46.875 9.375 9.375], 'FaceColor',[0 0 0]);
rectangle('Position',[271.875 -46.875 9.375 9.375], 'FaceColor',[1 1 1]);
rectangle('Position',[262.5 -56.25 9.375 9.375], 'FaceColor',[0 0 0]);
rectangle('Position',[271.875 -56.25 9.375 9.375], 'FaceColor',[1 1 1]);
rectangle('Position',[262.5 -65.625 9.375 9.375], 'FaceColor',[0 0 0]);
rectangle('Position',[271.875 -65.625 9.375 9.375], 'FaceColor',[1 1 1]);
rectangle('Position',[262.5 -75 9.375 9.375], 'FaceColor',[0 0 0]);
rectangle('Position',[271.875 -75 9.375 9.375], 'FaceColor',[1 1 1]);
rectangle('Position',[262.5 -84.375 9.375 9.375], 'FaceColor',[0 0 0]);
rectangle('Position',[271.875 -84.375 9.375 9.375], 'FaceColor',[1 1 1]);
rectangle('Position',[262.5 -93.75 9.375 9.375], 'FaceColor',[0 0 0]);
rectangle('Position',[271.875 -93.75 9.375 9.375], 'FaceColor',[1 1 1]);
rectangle('Position',[262.5 -103.125 9.375 9.375], 'FaceColor',[0 0 0]);
rectangle('Position',[271.875 -103.125 9.375 9.375], 'FaceColor',[1 1 1]);
rectangle('Position',[262.5 -112.5 9.375 9.375], 'FaceColor',[0 0 0]);
rectangle('Position',[271.875 -112.5 9.375 9.375], 'FaceColor',[1 1 1]);
rectangle('Position',[262.5 -121.875 9.375 9.375], 'FaceColor',[0 0 0]);
rectangle('Position',[271.875 -121.875 9.375 9.375], 'FaceColor',[1 1 1]);
rectangle('Position',[262.5 -131.25 9.375 9.375], 'FaceColor',[0 0 0]);
rectangle('Position',[271.875 -131.25 9.375 9.375], 'FaceColor',[1 1 1]);
rectangle('Position',[262.5 -140.625 9.375 9.375], 'FaceColor',[0 0 0]);
rectangle('Position',[271.875 -140.625 9.375 9.375], 'FaceColor',[1 1 1]);
rectangle('Position',[262.5 -150 9.375 9.375], 'FaceColor',[0 0 0]);
rectangle('Position',[271.875 -150 9.375 9.375], 'FaceColor',[1 1 1]);
rectangle('Position',[131.25 -271.875 9.375 9.375], 'FaceColor',[1 1 1]);
rectangle('Position',[140.625 -271.875 9.375 9.375], 'FaceColor',[1 1 1]);
rectangle('Position',[131.25 -281.25 9.375 9.375], 'FaceColor',[0 0 0]);
rectangle('Position',[140.625 -281.25 9.375 9.375], 'FaceColor',[0 0 0]);
rectangle('Position',[150 -271.875 9.375 9.375], 'FaceColor',[1 1 1]);
rectangle('Position',[159.375 -271.875 9.375 9.375], 'FaceColor',[1 1 1]);
rectangle('Position',[150 -281.25 9.375 9.375], 'FaceColor',[0 0 0]);
rectangle('Position',[159.375 -281.25 9.375 9.375], 'FaceColor',[0 0 0]);
rectangle('Position',[318.75 -421.875 9.375 9.375], 'FaceColor',[1 1 1]);
rectangle('Position',[328.125 -421.875 9.375 9.375], 'FaceColor',[0 0 0]);
rectangle('Position',[318.75 -431.25 9.375 9.375], 'FaceColor',[1 1 1]);
rectangle('Position',[328.125 -431.25 9.375 9.375], 'FaceColor',[0 0 0]);
rectangle('Position',[318.75 -440.625 9.375 9.375], 'FaceColor',[1 1 1]);
rectangle('Position',[328.125 -440.625 9.375 9.375], 'FaceColor',[0 0 0]);
rectangle('Position',[318.75 -450 9.375 9.375], 'FaceColor',[1 1 1]);
rectangle('Position',[328.125 -450 9.375 9.375], 'FaceColor',[0 0 0]);
rectangle('Position',[450 -421.875 9.375 9.375], 'FaceColor',[1 1 1]);
rectangle('Position',[459.375 -421.875 9.375 9.375], 'FaceColor',[1 1 1]);
rectangle('Position',[450 -431.25 9.375 9.375], 'FaceColor',[0 0 0]);
rectangle('Position',[459.375 -431.25 9.375 9.375], 'FaceColor',[0 0 0]);
rectangle('Position',[468.75 -421.875 9.375 9.375], 'FaceColor',[1 1 1]);
rectangle('Position',[478.125 -421.875 9.375 9.375], 'FaceColor',[1 1 1]);
rectangle('Position',[468.75 -431.25 9.375 9.375], 'FaceColor',[0 0 0]);
rectangle('Position',[478.125 -431.25 9.375 9.375], 'FaceColor',[0 0 0]);
rectangle('Position',[487.5 -421.875 9.375 9.375], 'FaceColor',[1 1 1]);
rectangle('Position',[496.875 -421.875 9.375 9.375], 'FaceColor',[1 1 1]);
rectangle('Position',[487.5 -431.25 9.375 9.375], 'FaceColor',[0 0 0]);
rectangle('Position',[496.875 -431.25 9.375 9.375], 'FaceColor',[0 0 0]);
rectangle('Position',[506.25 -421.875 9.375 9.375], 'FaceColor',[1 1 1]);
rectangle('Position',[515.625 -421.875 9.375 9.375], 'FaceColor',[1 1 1]);
rectangle('Position',[506.25 -431.25 9.375 9.375], 'FaceColor',[0 0 0]);
rectangle('Position',[515.625 -431.25 9.375 9.375], 'FaceColor',[0 0 0]);
rectangle('Position',[525 -421.875 9.375 9.375], 'FaceColor',[1 1 1]);
rectangle('Position',[534.375 -421.875 9.375 9.375], 'FaceColor',[1 1 1]);
rectangle('Position',[525 -431.25 9.375 9.375], 'FaceColor',[0 0 0]);
rectangle('Position',[534.375 -431.25 9.375 9.375], 'FaceColor',[0 0 0]);
rectangle('Position',[543.75 -421.875 9.375 9.375], 'FaceColor',[1 1 1]);
rectangle('Position',[553.125 -421.875 9.375 9.375], 'FaceColor',[1 1 1]);
rectangle('Position',[543.75 -431.25 9.375 9.375], 'FaceColor',[0 0 0]);
rectangle('Position',[553.125 -431.25 9.375 9.375], 'FaceColor',[0 0 0]);
rectangle('Position',[562.5 -421.875 9.375 9.375], 'FaceColor',[1 1 1]);
rectangle('Position',[571.875 -421.875 9.375 9.375], 'FaceColor',[1 1 1]);
rectangle('Position',[562.5 -431.25 9.375 9.375], 'FaceColor',[0 0 0]);
rectangle('Position',[571.875 -431.25 9.375 9.375], 'FaceColor',[0 0 0]);
rectangle('Position',[318.75 -459.375 9.375 9.375], 'FaceColor',[1 1 1]);
rectangle('Position',[328.125 -459.375 9.375 9.375], 'FaceColor',[0 0 0]);
rectangle('Position',[318.75 -468.75 9.375 9.375], 'FaceColor',[1 1 1]);
rectangle('Position',[328.125 -468.75 9.375 9.375], 'FaceColor',[0 0 0]);
rectangle('Position',[318.75 -478.125 9.375 9.375], 'FaceColor',[1 1 1]);
rectangle('Position',[328.125 -478.125 9.375 9.375], 'FaceColor',[0 0 0]);
rectangle('Position',[318.75 -487.5 9.375 9.375], 'FaceColor',[1 1 1]);
rectangle('Position',[328.125 -487.5 9.375 9.375], 'FaceColor',[0 0 0]);
rectangle('Position',[318.75 -496.875 9.375 9.375], 'FaceColor',[1 1 1]);
rectangle('Position',[328.125 -496.875 9.375 9.375], 'FaceColor',[0 0 0]);
rectangle('Position',[318.75 -506.25 9.375 9.375], 'FaceColor',[1 1 1]);
rectangle('Position',[328.125 -506.25 9.375 9.375], 'FaceColor',[0 0 0]);
rectangle('Position',[318.75 -515.625 9.375 9.375], 'FaceColor',[1 1 1]);
rectangle('Position',[328.125 -515.625 9.375 9.375], 'FaceColor',[0 0 0]);
rectangle('Position',[318.75 -525 9.375 9.375], 'FaceColor',[1 1 1]);
rectangle('Position',[328.125 -525 9.375 9.375], 'FaceColor',[0 0 0]);
rectangle('Position',[318.75 -534.375 9.375 9.375], 'FaceColor',[1 1 1]);
rectangle('Position',[328.125 -534.375 9.375 9.375], 'FaceColor',[0 0 0]);
rectangle('Position',[318.75 -543.75 9.375 9.375], 'FaceColor',[1 1 1]);
rectangle('Position',[328.125 -543.75 9.375 9.375], 'FaceColor',[0 0 0]);
rectangle('Position',[318.75 -553.125 9.375 9.375], 'FaceColor',[1 1 1]);
rectangle('Position',[328.125 -553.125 9.375 9.375], 'FaceColor',[0 0 0]);
rectangle('Position',[318.75 -562.5 9.375 9.375], 'FaceColor',[1 1 1]);
rectangle('Position',[328.125 -562.5 9.375 9.375], 'FaceColor',[0 0 0]);
rectangle('Position',[318.75 -571.875 9.375 9.375], 'FaceColor',[1 1 1]);
rectangle('Position',[328.125 -571.875 9.375 9.375], 'FaceColor',[0 0 0]);
rectangle('Position',[318.75 -581.25 9.375 9.375], 'FaceColor',[1 1 1]);
rectangle('Position',[328.125 -581.25 9.375 9.375], 'FaceColor',[0 0 0]);
X=[560,543.75,543.75,543.75,487.5,487.5,431.25,403.125,384.375,365.625,346.875,328.125,309.375,290.625,271.875,243.75,206.25,168.75,112.5,56.25,93.75,56.25,40];
Y=[-40,-56.25,-93.75,-131.25,-187.5,-262.5,-281.25,-309.375,-328.125,-328.125,-328.125,-328.125,-328.125,-328.125,-328.125,-318.75,-281.25,-243.75,-187.5,-131.25,-93.75,-56.25,-40];
hold on;
plot(X,Y,'r');
plot(X,Y,'bo');
legend('1876.53','Location','southoutside');
